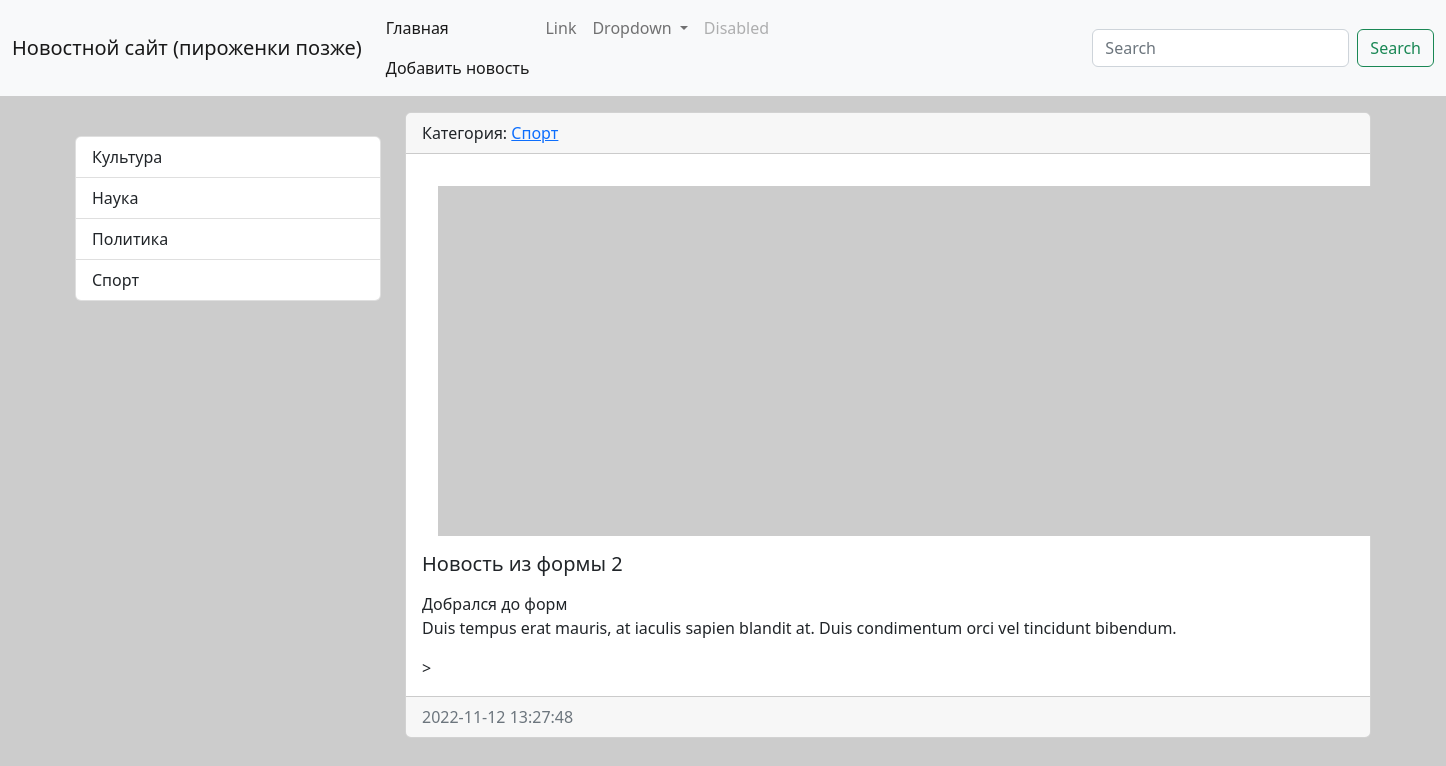
The app's page /news/7/ with its own data.
### news/models.py (models this page shows, shortened)
class Category(models.Model):
    title = models.CharField(max_length=150, db_index=True, verbose_name='Наименование категории')
    def get_absolute_url(self):
        return reverse('category', kwargs={"category_id": self.pk})
    def __str__(self):
        return self.title
    class Meta:
        verbose_name = 'Категория'
        verbose_name_plural = 'Категории'
        ordering = ['title']

class News(models.Model):
    title = models.CharField(max_length=150, verbose_name='Наименование')
    content = models.TextField(blank=True, verbose_name='Контент')
    created_at = models.DateTimeField(auto_now_add=True, verbose_name='Дата_Публикации')
    update_at = models.DateTimeField(auto_now=True, verbose_name='Обновлено')
    photo = models.ImageField(upload_to='photos/%Y/%m/%d/', verbose_name='Фото', blank=True)
    is_published = models.BooleanField(default=True, verbose_name='Опубликовано')
    category = models.ForeignKey('Category', on_delete=models.PROTECT, verbose_name='Категория')
    class Meta:
        verbose_name = 'Новость'
        verbose_name_plural = 'Новости'
        ordering = ['-created_at', '-title']

### news/views.py (the view)
# urls.py: path('news/<int:pk>/', ViewNews.as_view(), name='view_news'),
class ViewNews(DetailView):
	model = News
	context_object_name = 'news_item' #object по умолчанию

### news/templatetags/news_tags.py (called while the page is built)
@register.simple_tag(name='get_list_categories')
def get_categories():
    return Category.objects.all()

### news/templates/news/news_detail.html (shortened to what this page needs)
{% extends 'base.html' %}
{% block sidebar %}
{% include 'inc/_sidebar.html' %}
{% endblock %}
{% block content %}
<div class="card mb-3">
    <div class="card-header">
        Категория: <a href="{{ news_item.category.get_absolute_url }}">{{ news_item.category }}</a>
    </div>
    <div class="card-body">
        {% if news_item.photo %}
        <img src="{{ news_item.photo.url }}" alt="" class="float-start p-3" width="350">
        {% else %}
        <img src="https://picsum.photos/id/1060/350/235/?blur=2" alt="" class="float-start p-3">
        {% endif %}
        <h5 class="card-title">{{ news_item.title }}</h5>
        <p class="card-text">{{ news_item.content|linebreaks }}</p>>
    </div>
    <div class="card-footer text-muted">
        {{ news_item.created_at|date:"Y-m-d H:i:s" }}
    </div>
</div>
{% endblock %}

### templates/inc/_sidebar.html (shortened to what this page needs)
﻿{% load news_tags %}
<div class="list-group">
    {% get_list_categories as categories %}
    {% for item in categories %}
    <a href="{% url 'category' item.pk %}" class="list-group-item list-group-item-action">{{ item.title }}</a>
    {% endfor %}
</div>
<br>

### Web_proekt/static/css/style.css (style rules this page uses)
body { background-color: #ccc; }

### records on screen
Category: title "Культура"
Category: title "Наука"
Category: title "Политика"
Category: title "Спорт"
News: category "Спорт", title "Новость из формы 2", content "Добрался до форм Duis tempus erat mauris, at iaculis sapien blandit at. Duis condimentum orci vel tincidunt bibendum.", created_at "2022-11-12 13:27:48"
